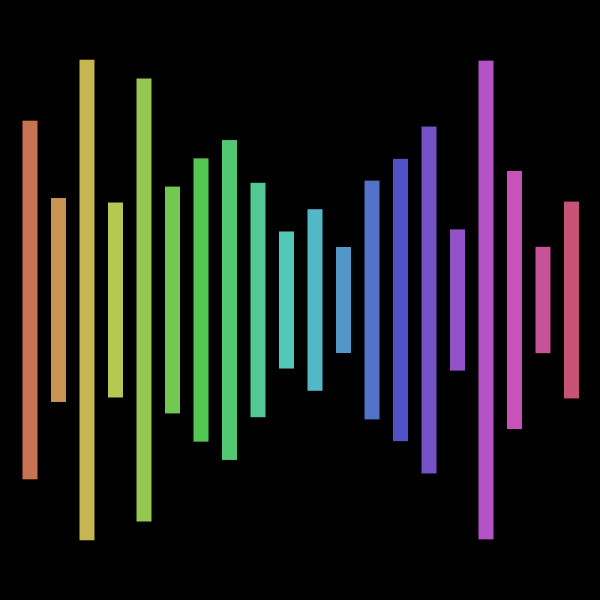
Frame 1 (no input)
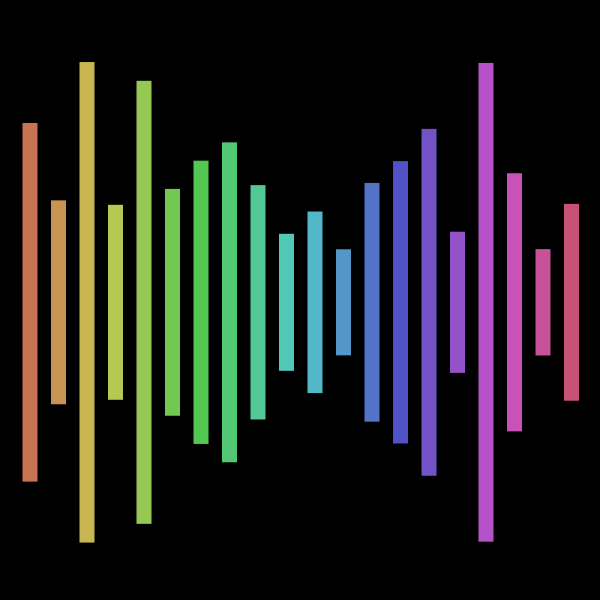
Frame 60 (the mouse pressed at the canvas centre just before this capture)
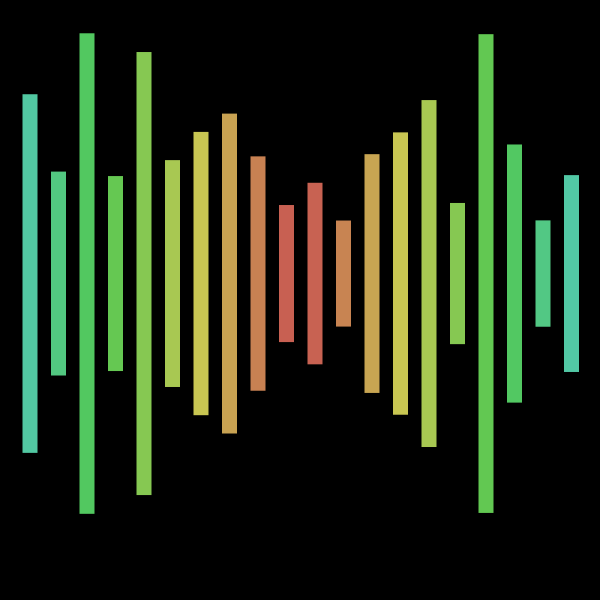
Frame 120 (the mouse held since frame 60 and released just before this capture)

The Processing sketch that drew these frames (run headless with seeded random() and noise(); from frame 60 on, the mouse is pressed at the canvas centre):

// Processing sketch: week3_sketch2
// ── week3_sketch2.pde
final int NUM_SHAPES = 20;
ArrayList <Wave> myWave = new ArrayList<Wave>();

void setup() {
  size(600, 600);
  colorMode(HSB);
  background(100, 255, 0);
  rectMode(CENTER);
  noStroke();

  for (int i = 0; i < NUM_SHAPES; i++) {
    myWave.add(new Wave(map(i, 0, NUM_SHAPES, 30, width), random(100, 500)));
  }
}

void draw() {
  background(100, 255, 0);
  for (int i = 0; i < NUM_SHAPES; i++) {
    Wave wave = myWave.get(i);
    wave.move();
    wave.hover();
    wave.display();
  }
}

class Wave {
  float pos;
  color c;
  boolean isFlipped = false;
  float w = 15;
  float h = height/2;

  float a = 0.0;
  float inc = TWO_PI/25.0;
  float shift;

  Wave(float posX, float myHeights) {
    pos = posX;
    h = myHeights;
  }

  void hover() {
    if (mouseX > pos - w/2 && mouseX < pos + w/2 && mouseY > height/2 + sin(a)*shift - h/2
      && mouseY < height/2 + sin(a)*shift + h/2) {
      isFlipped = true;
    } else {
      isFlipped = false;
    }
  }

  void move() {
    shift = map(mouseX, 0, width, 3, 50);
  }

  void display() {
    if (isFlipped == false) {
      float distance = dist(mouseX, 0, pos, 0);
      c = int(map(distance, 0, width, 0, 255));
      fill(c, 150, 200);
    } else {
      fill(50, 0, 255);
    }
    rect(pos, height/2 + sin(a)*shift, w, h);
    a = a + inc;
  }
}
